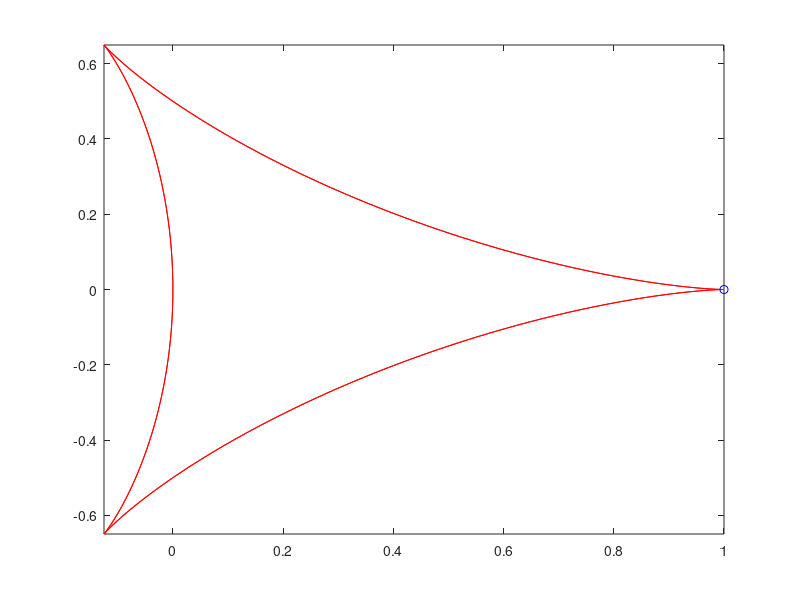
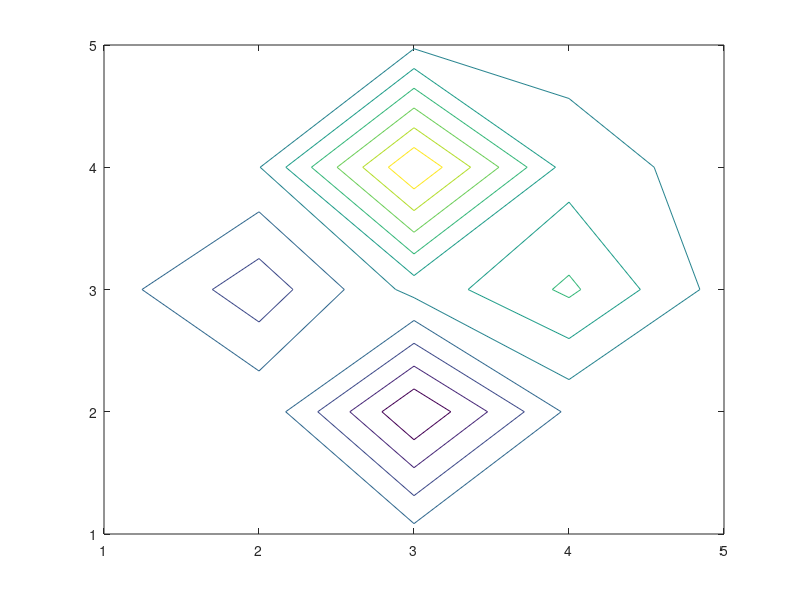

These charts were generated, in order, by the following MATLAB code: (Note: this script raises an error after producing the figures.)

%{ 
purpose:  step through the data from a test-run file, and separate the data out into distinct 
runs (left-to-right, right-to-left, etc)

Idea 1: 
    plot the full path from the file. 
    label the data points sequentially under user input
        take keyboard input
            step-through
                right cursor steps forward one measurement
                left cursor steps back one measurement
                show the number associated with all data points from start of the current segment to the current time point
            separate
                array of segment start-end numbers - numbers of datapoints in the original
                set by keyboard input to console - easier and more flexible than dicking with a GUI 
                on change, redraw full set of tracks 
                each track has a different colour
                only current track is numbered           
%}

%%
% EXAMPLE - draw an ANIMATED plot with the comet() function 
t = 0:.01:2*pi;
x = cos(2*t).*(cos(t).^2);
y = sin(2*t).*(sin(t).^2);
comet(x,y);

%%
% EXAMPLE - refreshdata
figure('Name','Refreshdemo')
z = peaks(5);
[c h] = contour(z,'ZDataSource','z');
drawnow
pause(3) % Wait 3 seconds and the graph will update
z = peaks(20);
refreshdata(h)

%%
% EXAMPLE - Keyboard input to step through the points.
%  https://au.mathworks.com/matlabcentral/answers/335596-how-to-make-matlab-detect-keyboard-stroke
%  https://au.mathworks.com/matlabcentral/answers/136897-use-keyboard-input-to-assign-value-to-a-variable
addpath('/mnt/nixbig/ownCloud/project_code/')
h_fig = figure;
set(h_fig,'KeyPressFcn',@separate_data_into_distinct_tracks_keyboard_callback);

%%
rosshutdown
setenv( 'ROS_HOSTNAME' , '131.181.33.193' )
rosinit('131.181.33.193')
rosinit('131.181.33.193', 'NodeHost','131.181.33.193','NodeName','/test_node')

%%
% load the timeseries and plot the whole path
%  see /mnt/nixbig/ownCloud/project_AA1__1_1/code/mutliview_pose_estimation/src/main/matlab/camera_pose_from_known_3D_point_features_PnP/rosbag_parse_as_timeseries_c.m
addpath('/mnt/nixbig/ownCloud/project_code/')

bagfile_dir = '/mnt/nixbig/data/project_AA1__2_extrinsics_calibration/2018_02_08_bags/';
bagfile_name = '2018-02-14-11-32-51_0.bag';
bag = rosbag(sprintf('%s%s',bagfile_dir,bagfile_name));
h_fig_timeseries = figure( 'Name' , sprintf( 'VOS estimated pose vs Pioneer lidar pose - XY plane - %s' , bagfile_name ) );  
grid on; hold on; axis equal; xlabel('x'); ylabel('y');
addpath('/mnt/nixbig/ownCloud/project_code/')
set(h_fig_timeseries,'KeyPressFcn',@separate_data_into_distinct_tracks_keyboard_callback);

bagselect_Pioneer1_amcl_pose = select(bag, 'Topic', '/amcl_pose'); 

global ts_Pioneer1_amcl_pose;
ts_Pioneer1_amcl_pose = timeseries(bagselect_Pioneer1_amcl_pose, 'Pose.Pose.Position.X', 'Pose.Pose.Position.Y');

plot(ts_Pioneer1_amcl_pose.Data(:,1), ts_Pioneer1_amcl_pose.Data(:,2), 'r');

%%
% use the keyboard to show the datapoints one by one
%  https://au.mathworks.com/help/matlab/ref/timeseries.getsampleusingtime.html
ts_Pioneer1_amcl_pose.TimeInfo.Start;
class(ts_Pioneer1_amcl_pose.TimeInfo.End);
ts_Pioneer1_amcl_pose.TimeInfo.Start + 1000000.00;
ts_Pioneer1_amcl_pose.TimeInfo.End - ts_Pioneer1_amcl_pose.TimeInfo.Start;
ts_Pioneer1_amcl_pose_part001 = getsampleusingtime(ts_Pioneer1_amcl_pose,ts_Pioneer1_amcl_pose.Time(1),ts_Pioneer1_amcl_pose.Time(1)) ;
class(ts_Pioneer1_amcl_pose.Time);
ts_Pioneer1_amcl_pose.Time;
%- 
global  timeseries_part_start  ;
timeseries_part_start = 1  ;
global  timeseries_part_end  ;
timeseries_part_end = 0  ;      %  start at zero because the callback func separate_data_into_distinct_tracks_keyboard_callback has to increment before use
%- 
global ts_Pioneer1_amcl_pose_point001 ;
ts_Pioneer1_amcl_pose_point001 = getsampleusingtime( ...
    ts_Pioneer1_amcl_pose , ...
    ts_Pioneer1_amcl_pose.Time(1) , ...
    ts_Pioneer1_amcl_pose.Time(1) )     ;

%%
%  execute manually on the console
separate_data_into_distinct_tracks_copy_and_save_data(bagfile_dir, bagfile_name)


%%
% Copy (not cut) the timeseries data 
%   -  from timeseries_part_end_start to timeseries_part_end_end
%   -  to a new timeseries
%   -  and save it to file 


%%
%  timetable  -  Time-stamped data in tabular form  -  https://au.mathworks.com/help/matlab/timetables.html 
%  timetables provide time-specific functions to align, combine, and perform calculations with one or more timetables
%   e.g. sortrows , synchronize , 

%% 
% Copy out the current portion of the timeseries and save it to a file, and reset the start point to the current point.  
%       /mnt/nixbig/ownCloud/project_code/separate_data_into_distinct_tracks_copy_and_save_data.m
%
%       !!  fts2ascii  ,  ascii2fts  !!  -  are only for _financlial time   data
%

separate_data_into_distinct_tracks_copy_and_save_data()

%%
% EXAMPLE - cell array      -       https://au.mathworks.com/help/matlab/matlab_prog/cell-vs-struct-arrays.html
%   Q: Can I save a cell array to a sensible text format? 
%   A: Nope : comes out as binary 
%   +ve:    can use cell array as an index into the timeseries:  timeseries date -  datapoint start -  datapoint end - timeseries filename
%   -ve:    have to use Matlab to read the file / act as database
temperature(1,:) = {'2009-12-31', [45, 49, 0]};
temperature(2,:) = {'2010-04-03', [54, 68, 21]};
temperature(3,:) = {'2010-06-20', [72, 85, 53]};
temperature(4,:) = {'2010-09-15', [63, 81, 56]};
temperature(5,:) = {'2010-12-09', [38, 54, 18]};

%%
% EXAMPLE - table           -       
%   array2table , cell2table , struct2table , table2array , table2cell , table2struct 
%  readtable  ->  table2cell  -> work with cell array -> cell2table -> writetable
temperature_table = cell2table(temperature);
writetable( temperature_table , '/mnt/nixbig/ownCloud/project_code/separate_data_into_distinct_tracks_keyboard_callback__example_table.txt' )
temperature_table_reread = readtable('/mnt/nixbig/ownCloud/project_code/separate_data_into_distinct_tracks_keyboard_callback__example_table.txt')
temperature_table_reread.Properties
temperature_table_reread.Properties.RowNames
temperature_table_reread.Properties.VariableNames
temperature_table_reread.Properties.DimensionNames
class(temperature_table_reread.temperature1)                % cell  -->  string 
temperature_table_reread.temperature1                           % column access 
class(temperature_table_reread.temperature2_1)              % double
temperature_table_reread{1,2:4}                                         % row-ish access: need to specify row _AND_ column indexes, _AND_ need to access fields of the same type (e.g. double)

temperature_table_reread_cells = table2cell(temperature_table_reread)
temperature_table_reread_cells{1}                                       % linear index
temperature_table_reread_cells{:,1}                                     % column access
temperature_table_reread_cells{1,:}                                     % row access - heterogeneous types allowed 
row_1 = temperature_table_reread_cells{1,:}                                     % only returns _one_ cell : the first
class(row_1)
row_1
row_1 = temperature_table_reread_cells{1,2:end}                                     % only returns _one_ cell : the first
row_1 = temperature_table_reread_cells{1,2:3}                                     % only returns _one_ cell : the first
cell2array

temperature_table_reread_struct = table2struct(temperature_table_reread)
temperature_table_reread_struct(1)                                  % first struct
temperature_table_reread_struct(1,2)                               % NO - CAN'T
temperature_table_reread_struct(1).temperature2_1 + temperature_table_reread_struct(1).temperature2_2   %  https://au.mathworks.com/help/matlab/matlab_prog/access-data-in-a-structure-array.html









